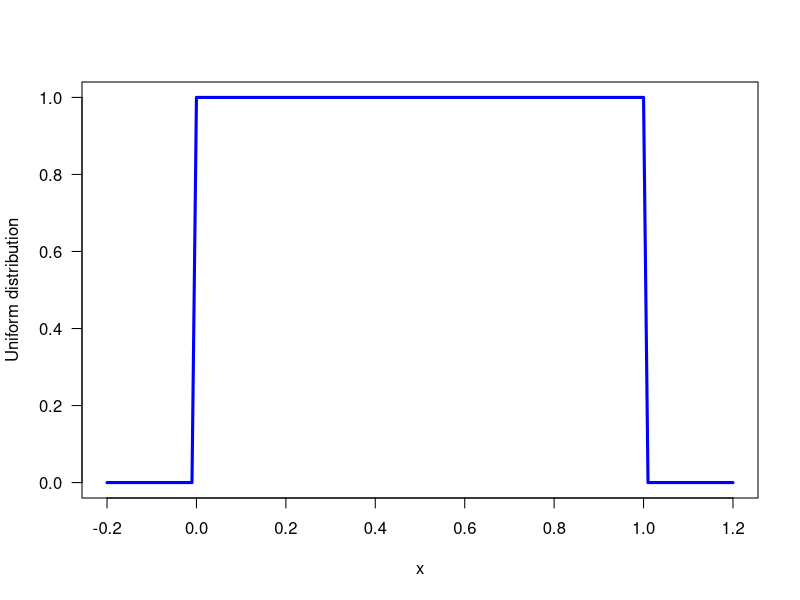

Source code (R):
print('file: PDsPDFsUniformPDFstandard.R')
# standard uniform PDF (continuous)
x = seq(-0.2,1.2,0.01); y = dunif(x)
# png('uniformPDFBook160723.png',width=16,height=12,units='cm',res=300)
plot(x,y,type='l',col='blue',lwd=3,ylab='Uniform distribution',main='',las=1)
# dev.off()
